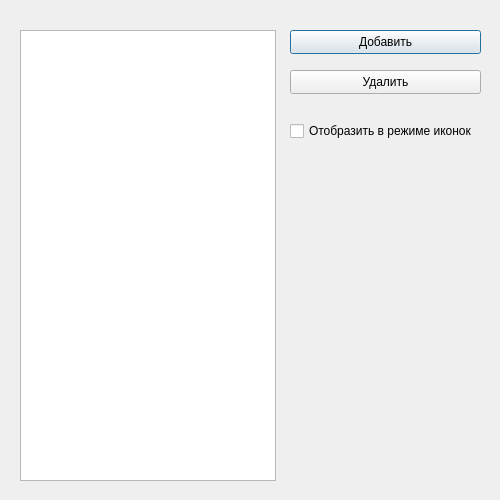
<?xml version="1.0" encoding="UTF-8"?>
<ui version="4.0">
 <class>language</class>
 <widget class="QDialog" name="language">
  <property name="geometry">
   <rect>
    <x>0</x>
    <y>0</y>
    <width>500</width>
    <height>500</height>
   </rect>
  </property>
  <property name="minimumSize">
   <size>
    <width>500</width>
    <height>500</height>
   </size>
  </property>
  <property name="maximumSize">
   <size>
    <width>500</width>
    <height>500</height>
   </size>
  </property>
  <property name="windowTitle">
   <string>Dialog</string>
  </property>
  <widget class="QListWidget" name="listWidget">
   <property name="geometry">
    <rect>
     <x>20</x>
     <y>30</y>
     <width>256</width>
     <height>451</height>
    </rect>
   </property>
  </widget>
  <widget class="QPushButton" name="addBut">
   <property name="geometry">
    <rect>
     <x>290</x>
     <y>30</y>
     <width>191</width>
     <height>24</height>
    </rect>
   </property>
   <property name="text">
    <string>Добавить</string>
   </property>
  </widget>
  <widget class="QPushButton" name="delButton">
   <property name="geometry">
    <rect>
     <x>290</x>
     <y>70</y>
     <width>191</width>
     <height>24</height>
    </rect>
   </property>
   <property name="text">
    <string>Удалить</string>
   </property>
  </widget>
  <widget class="QCheckBox" name="checkBox">
   <property name="geometry">
    <rect>
     <x>290</x>
     <y>120</y>
     <width>191</width>
     <height>22</height>
    </rect>
   </property>
   <property name="text">
    <string>Отобразить в режиме иконок</string>
   </property>
  </widget>
 </widget>
 <resources/>
 <connections/>
</ui>
